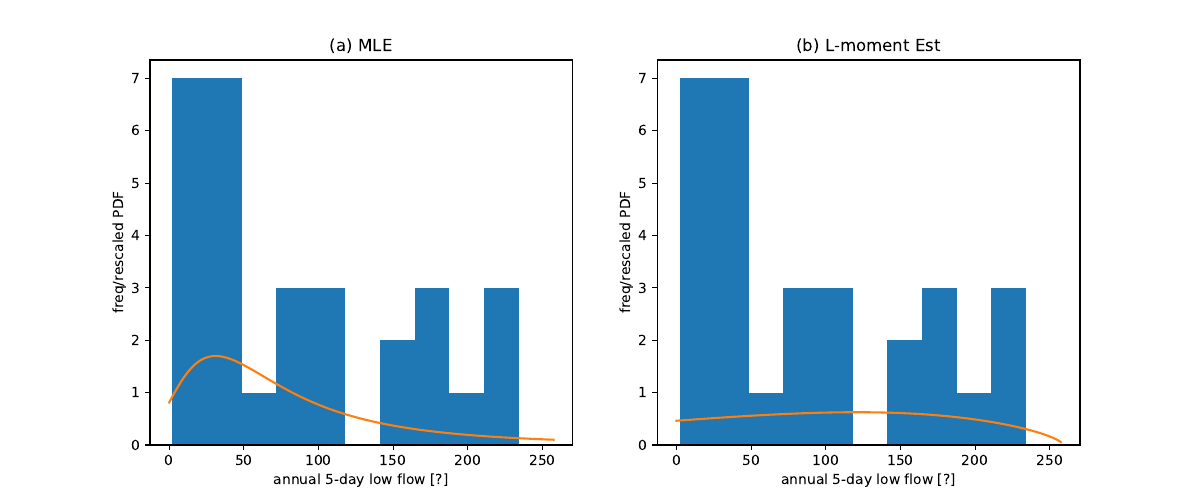

Write Python code to recreate this figure.
import pandas as pd
import numpy as np 
from matplotlib import pyplot as plt
from utils import gev

df = pd.read_csv('02221525.dat', sep=' ', header=None)

cur = 0 
# n, _ = df.shape

low_flow = np.zeros([30, ])
for yy in range(1981, 2011):
    if yy % 4 != 0:
        tmpdata = df[3][cur:cur+365]
        cur += 365
    else:
        tmpdata = df[3][cur:cur+366]
        cur += 366
    low_flow[yy-1981] = np.min(np.convolve(tmpdata, np.ones(5), mode='valid'))

fig, ax = plt.subplots(nrows=1, ncols=2, figsize=[12, 5])

tit = ['(a) MLE', '(b) L-moment Est']

tmp = gev(low_flow)

tmp.optimize(flag=0)
tmp.comp(ax[0], tit[0],flag=0)
tmp.optimize(flag=1)
tmp.comp(ax[1], tit[1],flag=1)

plt.savefig('q2.pdf')

pause = 1